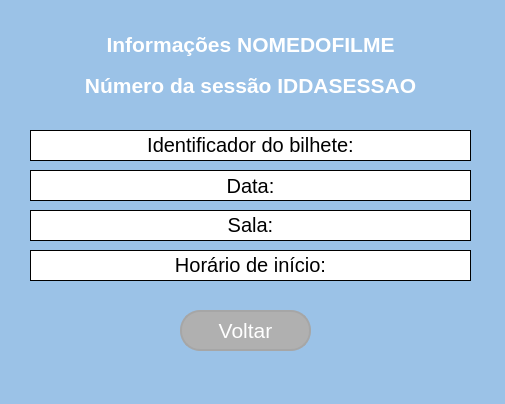
<?xml version="1.0" encoding="UTF-8"?>
<ui version="4.0">
 <class>MainWindow</class>
 <widget class="QMainWindow" name="MainWindow">
  <property name="geometry">
   <rect>
    <x>0</x>
    <y>0</y>
    <width>505</width>
    <height>404</height>
   </rect>
  </property>
  <property name="windowTitle">
   <string>MainWindow</string>
  </property>
  <property name="styleSheet">
   <string notr="true">background-color: rgb(155, 194, 231);</string>
  </property>
  <widget class="QWidget" name="centralwidget">
   <widget class="QLabel" name="label_3">
    <property name="geometry">
     <rect>
      <x>30</x>
      <y>130</y>
      <width>441</width>
      <height>31</height>
     </rect>
    </property>
    <property name="font">
     <font>
      <pointsize>15</pointsize>
     </font>
    </property>
    <property name="autoFillBackground">
     <bool>false</bool>
    </property>
    <property name="styleSheet">
     <string notr="true">background-color: rgb(255, 255, 255);</string>
    </property>
    <property name="frameShape">
     <enum>QFrame::Box</enum>
    </property>
    <property name="frameShadow">
     <enum>QFrame::Plain</enum>
    </property>
    <property name="text">
     <string>&lt;html&gt;&lt;head/&gt;&lt;body&gt;&lt;p align=&quot;center&quot;&gt;Identificador do bilhete:&lt;/p&gt;&lt;/body&gt;&lt;/html&gt;</string>
    </property>
    <property name="textFormat">
     <enum>Qt::AutoText</enum>
    </property>
    <property name="scaledContents">
     <bool>false</bool>
    </property>
    <property name="alignment">
     <set>Qt::AlignCenter</set>
    </property>
    <property name="wordWrap">
     <bool>true</bool>
    </property>
   </widget>
   <widget class="QLabel" name="label_4">
    <property name="geometry">
     <rect>
      <x>30</x>
      <y>170</y>
      <width>441</width>
      <height>31</height>
     </rect>
    </property>
    <property name="font">
     <font>
      <pointsize>15</pointsize>
     </font>
    </property>
    <property name="autoFillBackground">
     <bool>false</bool>
    </property>
    <property name="styleSheet">
     <string notr="true">background-color: rgb(255, 255, 255);</string>
    </property>
    <property name="frameShape">
     <enum>QFrame::Box</enum>
    </property>
    <property name="frameShadow">
     <enum>QFrame::Plain</enum>
    </property>
    <property name="text">
     <string>&lt;html&gt;&lt;head/&gt;&lt;body&gt;&lt;p align=&quot;center&quot;&gt;Data:&lt;/p&gt;&lt;/body&gt;&lt;/html&gt;</string>
    </property>
    <property name="textFormat">
     <enum>Qt::AutoText</enum>
    </property>
    <property name="scaledContents">
     <bool>false</bool>
    </property>
    <property name="alignment">
     <set>Qt::AlignCenter</set>
    </property>
    <property name="wordWrap">
     <bool>true</bool>
    </property>
   </widget>
   <widget class="QLabel" name="label_5">
    <property name="geometry">
     <rect>
      <x>30</x>
      <y>210</y>
      <width>441</width>
      <height>31</height>
     </rect>
    </property>
    <property name="font">
     <font>
      <pointsize>15</pointsize>
     </font>
    </property>
    <property name="autoFillBackground">
     <bool>false</bool>
    </property>
    <property name="styleSheet">
     <string notr="true">background-color: rgb(255, 255, 255);</string>
    </property>
    <property name="frameShape">
     <enum>QFrame::Box</enum>
    </property>
    <property name="frameShadow">
     <enum>QFrame::Plain</enum>
    </property>
    <property name="text">
     <string>&lt;html&gt;&lt;head/&gt;&lt;body&gt;&lt;p align=&quot;center&quot;&gt;Sala:&lt;/p&gt;&lt;/body&gt;&lt;/html&gt;</string>
    </property>
    <property name="textFormat">
     <enum>Qt::AutoText</enum>
    </property>
    <property name="scaledContents">
     <bool>false</bool>
    </property>
    <property name="alignment">
     <set>Qt::AlignCenter</set>
    </property>
    <property name="wordWrap">
     <bool>true</bool>
    </property>
   </widget>
   <widget class="QLabel" name="label_6">
    <property name="geometry">
     <rect>
      <x>30</x>
      <y>250</y>
      <width>441</width>
      <height>31</height>
     </rect>
    </property>
    <property name="font">
     <font>
      <pointsize>15</pointsize>
     </font>
    </property>
    <property name="autoFillBackground">
     <bool>false</bool>
    </property>
    <property name="styleSheet">
     <string notr="true">background-color: rgb(255, 255, 255);</string>
    </property>
    <property name="frameShape">
     <enum>QFrame::Box</enum>
    </property>
    <property name="frameShadow">
     <enum>QFrame::Plain</enum>
    </property>
    <property name="text">
     <string>&lt;html&gt;&lt;head/&gt;&lt;body&gt;&lt;p align=&quot;center&quot;&gt;Horário de início:&lt;/p&gt;&lt;/body&gt;&lt;/html&gt;</string>
    </property>
    <property name="textFormat">
     <enum>Qt::AutoText</enum>
    </property>
    <property name="scaledContents">
     <bool>false</bool>
    </property>
    <property name="alignment">
     <set>Qt::AlignCenter</set>
    </property>
    <property name="wordWrap">
     <bool>true</bool>
    </property>
   </widget>
   <widget class="QLabel" name="label">
    <property name="geometry">
     <rect>
      <x>20</x>
      <y>29</y>
      <width>461</width>
      <height>31</height>
     </rect>
    </property>
    <property name="font">
     <font>
      <pointsize>16</pointsize>
      <weight>75</weight>
      <bold>true</bold>
     </font>
    </property>
    <property name="styleSheet">
     <string notr="true">color: rgb(255, 255, 255);</string>
    </property>
    <property name="text">
     <string>Informações NOMEDOFILME</string>
    </property>
    <property name="alignment">
     <set>Qt::AlignCenter</set>
    </property>
   </widget>
   <widget class="QLabel" name="label_2">
    <property name="geometry">
     <rect>
      <x>30</x>
      <y>70</y>
      <width>441</width>
      <height>31</height>
     </rect>
    </property>
    <property name="font">
     <font>
      <pointsize>16</pointsize>
      <weight>75</weight>
      <bold>true</bold>
     </font>
    </property>
    <property name="styleSheet">
     <string notr="true">color: rgb(255, 255, 255);</string>
    </property>
    <property name="text">
     <string>Número da sessão IDDASESSAO</string>
    </property>
    <property name="alignment">
     <set>Qt::AlignCenter</set>
    </property>
   </widget>
   <widget class="QPushButton" name="pushButton">
    <property name="geometry">
     <rect>
      <x>180</x>
      <y>310</y>
      <width>131</width>
      <height>41</height>
     </rect>
    </property>
    <property name="font">
     <font>
      <pointsize>16</pointsize>
      <weight>50</weight>
      <bold>false</bold>
     </font>
    </property>
    <property name="styleSheet">
     <string notr="true">QPushButton {	
	color: rgb(255, 255, 255);
	background-color: rgb(176, 176, 176);
	border: 2px solid rgb(166, 166, 166); 
	border-radius:20px;
}

QPushButton:hover {
	background-color: rgb(166, 166, 166);
	border: 2px solid rgb(138, 138, 138); 
}

QPushButton:pressed {
	background-color: rgb(250, 230, 0);
	border: 2px solid rgb(255, 165, 24); 
}</string>
    </property>
    <property name="text">
     <string>Voltar</string>
    </property>
   </widget>
  </widget>
  <widget class="QMenuBar" name="menubar">
   <property name="geometry">
    <rect>
     <x>0</x>
     <y>0</y>
     <width>505</width>
     <height>21</height>
    </rect>
   </property>
  </widget>
  <widget class="QStatusBar" name="statusbar"/>
 </widget>
 <resources/>
 <connections/>
</ui>
